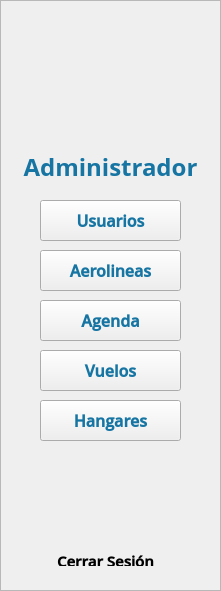
    <widget class="QFrame" name="Frameizq_menu">
     <property name="geometry">
      <rect>
       <x>10</x>
       <y>10</y>
       <width>221</width>
       <height>591</height>
      </rect>
     </property>
     <property name="styleSheet">
      <string notr="true">border-color: qlineargradient(spread:pad, x1:0, y1:0, x2:1, y2:0, stop:0 rgba(0, 0, 0, 255), stop:1 rgba(255, 255, 255, 255));</string>
     </property>
     <property name="frameShape">
      <enum>QFrame::StyledPanel</enum>
     </property>
     <property name="frameShadow">
      <enum>QFrame::Raised</enum>
     </property>
     <widget class="QLabel" name="label_tipousuari">
      <property name="geometry">
       <rect>
        <x>20</x>
        <y>150</y>
        <width>181</width>
        <height>31</height>
       </rect>
      </property>
      <property name="font">
       <font>
        <family>Open Sans</family>
       </font>
      </property>
      <property name="text">
       <string>&lt;html&gt;&lt;head/&gt;&lt;body&gt;&lt;p align=&quot;center&quot;&gt;&lt;span style=&quot; font-size:18pt; font-weight:600; color:#1675a3;&quot;&gt;Administrador&lt;/span&gt;&lt;/p&gt;&lt;/body&gt;&lt;/html&gt;</string>
      </property>
      <property name="textFormat">
       <enum>Qt::RichText</enum>
      </property>
     </widget>
     <widget class="QPushButton" name="bt_usuarios">
      <property name="geometry">
       <rect>
        <x>40</x>
        <y>200</y>
        <width>141</width>
        <height>41</height>
       </rect>
      </property>
      <property name="font">
       <font>
        <family>Open Sans Semibold</family>
        <pointsize>12</pointsize>
        <weight>75</weight>
        <bold>true</bold>
       </font>
      </property>
      <property name="cursor">
       <cursorShape>PointingHandCursor</cursorShape>
      </property>
      <property name="styleSheet">
       <string notr="true">color: rgb(22, 117, 163)</string>
      </property>
      <property name="text">
       <string>Usuarios</string>
      </property>
      <property name="autoRepeatDelay">
       <number>309</number>
      </property>
      <property name="autoDefault">
       <bool>false</bool>
      </property>
      <property name="default">
       <bool>false</bool>
      </property>
      <property name="flat">
       <bool>false</bool>
      </property>
     </widget>
     <widget class="QPushButton" name="bt_Vuelos">
      <property name="geometry">
       <rect>
        <x>40</x>
        <y>350</y>
        <width>141</width>
        <height>41</height>
       </rect>
      </property>
      <property name="font">
       <font>
        <family>Open Sans Semibold</family>
        <pointsize>12</pointsize>
        <weight>75</weight>
        <bold>true</bold>
       </font>
      </property>
      <property name="cursor">
       <cursorShape>PointingHandCursor</cursorShape>
      </property>
      <property name="styleSheet">
       <string notr="true">color:rgb(22, 117, 163)</string>
      </property>
      <property name="text">
       <string>Vuelos</string>
      </property>
      <property name="autoRepeatDelay">
       <number>309</number>
      </property>
      <property name="autoDefault">
       <bool>false</bool>
      </property>
      <property name="default">
       <bool>false</bool>
      </property>
      <property name="flat">
       <bool>false</bool>
      </property>
     </widget>
     <widget class="QPushButton" name="bt_Aerolineas">
      <property name="geometry">
       <rect>
        <x>40</x>
        <y>250</y>
        <width>141</width>
        <height>41</height>
       </rect>
      </property>
      <property name="font">
       <font>
        <family>Open Sans Semibold</family>
        <pointsize>12</pointsize>
        <weight>75</weight>
        <bold>true</bold>
       </font>
      </property>
      <property name="cursor">
       <cursorShape>PointingHandCursor</cursorShape>
      </property>
      <property name="styleSheet">
       <string notr="true">color: rgb(22, 117, 163);</string>
      </property>
      <property name="text">
       <string>Aerolineas</string>
      </property>
      <property name="autoRepeatDelay">
       <number>309</number>
      </property>
      <property name="autoDefault">
       <bool>false</bool>
      </property>
      <property name="default">
       <bool>false</bool>
      </property>
      <property name="flat">
       <bool>false</bool>
      </property>
     </widget>
     <widget class="QPushButton" name="bt_Hangares">
      <property name="geometry">
       <rect>
        <x>40</x>
        <y>400</y>
        <width>141</width>
        <height>41</height>
       </rect>
      </property>
      <property name="font">
       <font>
        <family>Open Sans Semibold</family>
        <pointsize>12</pointsize>
        <weight>75</weight>
        <bold>true</bold>
       </font>
      </property>
      <property name="cursor">
       <cursorShape>PointingHandCursor</cursorShape>
      </property>
      <property name="styleSheet">
       <string notr="true">color:rgb(22, 117, 163)
</string>
      </property>
      <property name="text">
       <string>Hangares</string>
      </property>
      <property name="autoRepeatDelay">
       <number>309</number>
      </property>
      <property name="autoDefault">
       <bool>false</bool>
      </property>
      <property name="default">
       <bool>false</bool>
      </property>
      <property name="flat">
       <bool>false</bool>
      </property>
     </widget>
     <widget class="QPushButton" name="bt_CerrarSesion">
      <property name="geometry">
       <rect>
        <x>70</x>
        <y>470</y>
        <width>71</width>
        <height>81</height>
       </rect>
      </property>
      <property name="font">
       <font>
        <family>HoloLens MDL2 Assets</family>
        <pointsize>16</pointsize>
       </font>
      </property>
      <property name="cursor">
       <cursorShape>PointingHandCursor</cursorShape>
      </property>
      <property name="acceptDrops">
       <bool>false</bool>
      </property>
      <property name="toolTip">
       <string/>
      </property>
      <property name="styleSheet">
       <string notr="true">QPushButton:hover
{
	border-style: solid;
   	background-color:#bbdefb;

}

QPushButton:pressed
{
	background-color:#0069c0;
}</string>
      </property>
      <property name="text">
       <string/>
      </property>
      <property name="icon">
       <iconset>
        <normaloff>../Ventanas/Icons/cerrar_sesion.png</normaloff>../Ventanas/Icons/cerrar_sesion.png</iconset>
      </property>
      <property name="iconSize">
       <size>
        <width>80</width>
        <height>80</height>
       </size>
      </property>
      <property name="checkable">
       <bool>false</bool>
      </property>
      <property name="autoRepeat">
       <bool>false</bool>
      </property>
      <property name="autoExclusive">
       <bool>false</bool>
      </property>
      <property name="autoRepeatDelay">
       <number>309</number>
      </property>
      <property name="autoDefault">
       <bool>false</bool>
      </property>
      <property name="default">
       <bool>false</bool>
      </property>
      <property name="flat">
       <bool>true</bool>
      </property>
     </widget>
     <widget class="QLabel" name="label_cerrarsesion">
      <property name="geometry">
       <rect>
        <x>50</x>
        <y>550</y>
        <width>111</width>
        <height>16</height>
       </rect>
      </property>
      <property name="font">
       <font>
        <family>Open Sans Semibold</family>
        <pointsize>12</pointsize>
        <weight>75</weight>
        <bold>true</bold>
       </font>
      </property>
      <property name="text">
       <string>&lt;html&gt;&lt;head/&gt;&lt;body&gt;&lt;p align=&quot;center&quot;&gt;&lt;span style=&quot; font-size:11pt; font-weight:600; color:#000000;&quot;&gt;Cerrar Sesión&lt;/span&gt;&lt;/p&gt;&lt;/body&gt;&lt;/html&gt;</string>
      </property>
     </widget>
     <widget class="QPushButton" name="bt_user">
      <property name="geometry">
       <rect>
        <x>40</x>
        <y>20</y>
        <width>141</width>
        <height>121</height>
       </rect>
      </property>
      <property name="text">
       <string/>
      </property>
      <property name="icon">
       <iconset>
        <normaloff>../Ventanas/Icons/persona_.png</normaloff>../Ventanas/Icons/persona_.png</iconset>
      </property>
      <property name="iconSize">
       <size>
        <width>131</width>
        <height>121</height>
       </size>
      </property>
      <property name="flat">
       <bool>true</bool>
      </property>
     </widget>
     <widget class="QPushButton" name="bt_agendaMain">
      <property name="geometry">
       <rect>
        <x>40</x>
        <y>300</y>
        <width>141</width>
        <height>41</height>
       </rect>
      </property>
      <property name="font">
       <font>
        <family>Open Sans Semibold</family>
        <pointsize>12</pointsize>
        <weight>75</weight>
        <bold>true</bold>
       </font>
      </property>
      <property name="cursor">
       <cursorShape>PointingHandCursor</cursorShape>
      </property>
      <property name="styleSheet">
       <string notr="true">color:rgb(22, 117, 163)</string>
      </property>
      <property name="text">
       <string>Agenda</string>
      </property>
      <property name="autoRepeatDelay">
       <number>309</number>
      </property>
      <property name="autoDefault">
       <bool>false</bool>
      </property>
      <property name="default">
       <bool>false</bool>
      </property>
      <property name="flat">
       <bool>false</bool>
      </property>
     </widget>
    </widget>
